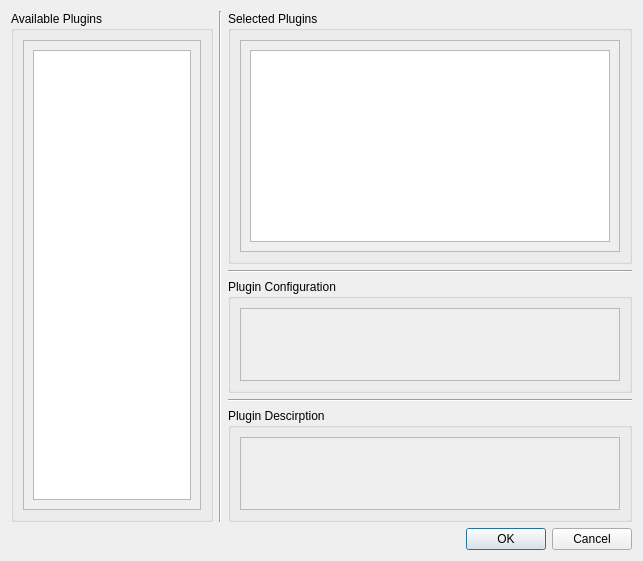
<?xml version="1.0" encoding="UTF-8"?>
<ui version="4.0">
 <class>PluginConfigDialog</class>
 <widget class="QDialog" name="PluginConfigDialog">
  <property name="geometry">
   <rect>
    <x>0</x>
    <y>0</y>
    <width>643</width>
    <height>561</height>
   </rect>
  </property>
  <property name="windowTitle">
   <string>Plugin Configuration Dialog</string>
  </property>
  <layout class="QVBoxLayout" name="m_layout">
   <item>
    <layout class="QHBoxLayout" name="horizontalLayout" stretch="1,0,2">
     <item>
      <widget class="QGroupBox" name="m_availGroupBox">
       <property name="title">
        <string>Available Plugins</string>
       </property>
       <layout class="QVBoxLayout" name="m_availLayout">
        <item>
         <layout class="QVBoxLayout" name="verticalLayout_4">
          <item>
           <widget class="QScrollArea" name="m_pluginListScrollArea">
            <property name="widgetResizable">
             <bool>true</bool>
            </property>
            <widget class="QWidget" name="scrollAreaWidgetContents">
             <property name="geometry">
              <rect>
               <x>0</x>
               <y>0</y>
               <width>173</width>
               <height>468</height>
              </rect>
             </property>
             <layout class="QVBoxLayout" name="verticalLayout">
              <item>
               <widget class="QListWidget" name="m_availListWidget"/>
              </item>
             </layout>
            </widget>
           </widget>
          </item>
         </layout>
        </item>
       </layout>
      </widget>
     </item>
     <item>
      <widget class="Line" name="line">
       <property name="orientation">
        <enum>Qt::Vertical</enum>
       </property>
      </widget>
     </item>
     <item>
      <layout class="QVBoxLayout" name="verticalLayout_8">
       <item>
        <widget class="QGroupBox" name="m_selectedGroupBox">
         <property name="title">
          <string>Selected Plugins</string>
         </property>
         <layout class="QVBoxLayout" name="m_selectedLayout">
          <item>
           <widget class="QScrollArea" name="m_selectedScrollArea">
            <property name="widgetResizable">
             <bool>true</bool>
            </property>
            <widget class="QWidget" name="scrollAreaWidgetContents_2">
             <property name="geometry">
              <rect>
               <x>0</x>
               <y>0</y>
               <width>375</width>
               <height>210</height>
              </rect>
             </property>
             <layout class="QVBoxLayout" name="verticalLayout_3">
              <item>
               <widget class="QListWidget" name="m_selectedListWidget"/>
              </item>
             </layout>
            </widget>
           </widget>
          </item>
         </layout>
        </widget>
       </item>
       <item>
        <widget class="Line" name="line_2">
         <property name="orientation">
          <enum>Qt::Horizontal</enum>
         </property>
        </widget>
       </item>
       <item>
        <widget class="QGroupBox" name="m_configGroupBox">
         <property name="title">
          <string>Plugin Configuration</string>
         </property>
         <layout class="QVBoxLayout" name="verticalLayout_6">
          <item>
           <widget class="QScrollArea" name="m_configScrollArea">
            <property name="widgetResizable">
             <bool>true</bool>
            </property>
            <widget class="QWidget" name="scrollAreaWidgetContents_3">
             <property name="geometry">
              <rect>
               <x>0</x>
               <y>0</y>
               <width>375</width>
               <height>76</height>
              </rect>
             </property>
            </widget>
           </widget>
          </item>
         </layout>
        </widget>
       </item>
       <item>
        <widget class="Line" name="line_3">
         <property name="orientation">
          <enum>Qt::Horizontal</enum>
         </property>
        </widget>
       </item>
       <item>
        <widget class="QGroupBox" name="m_descGroupBox">
         <property name="title">
          <string>Plugin Descirption</string>
         </property>
         <layout class="QVBoxLayout" name="verticalLayout_7">
          <item>
           <widget class="QScrollArea" name="m_descScrollArea">
            <property name="widgetResizable">
             <bool>true</bool>
            </property>
            <widget class="QWidget" name="scrollAreaWidgetContents_4">
             <property name="geometry">
              <rect>
               <x>0</x>
               <y>0</y>
               <width>375</width>
               <height>76</height>
              </rect>
             </property>
             <widget class="QLabel" name="m_descLabel">
              <property name="geometry">
               <rect>
                <x>30</x>
                <y>40</y>
                <width>67</width>
                <height>17</height>
               </rect>
              </property>
              <property name="text">
               <string/>
              </property>
             </widget>
            </widget>
           </widget>
          </item>
         </layout>
        </widget>
       </item>
      </layout>
     </item>
    </layout>
   </item>
   <item>
    <widget class="QDialogButtonBox" name="m_buttonBox">
     <property name="orientation">
      <enum>Qt::Horizontal</enum>
     </property>
     <property name="standardButtons">
      <set>QDialogButtonBox::Cancel|QDialogButtonBox::Ok</set>
     </property>
    </widget>
   </item>
  </layout>
 </widget>
 <resources>
  <include location="../ui.qrc"/>
 </resources>
 <connections>
  <connection>
   <sender>m_buttonBox</sender>
   <signal>accepted()</signal>
   <receiver>PluginConfigDialog</receiver>
   <slot>accept()</slot>
   <hints>
    <hint type="sourcelabel">
     <x>248</x>
     <y>254</y>
    </hint>
    <hint type="destinationlabel">
     <x>157</x>
     <y>274</y>
    </hint>
   </hints>
  </connection>
  <connection>
   <sender>m_buttonBox</sender>
   <signal>rejected()</signal>
   <receiver>PluginConfigDialog</receiver>
   <slot>reject()</slot>
   <hints>
    <hint type="sourcelabel">
     <x>316</x>
     <y>260</y>
    </hint>
    <hint type="destinationlabel">
     <x>286</x>
     <y>274</y>
    </hint>
   </hints>
  </connection>
 </connections>
</ui>
